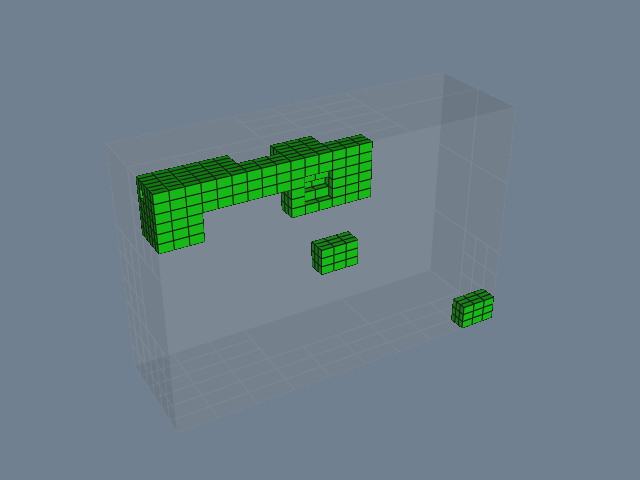

This chart was generated by the following Python code:
#!/usr/bin/env python

# Threshold cells of a hyper tree grid by their depth level using
# vtkHyperTreeGridThreshold and render the result alongside a
# translucent wireframe of the full HTG for context.

# Factory overrides: importing these modules registers the OpenGL rendering
# and interaction style implementations for vtkRenderingCore factory classes.
import vtkmodules.vtkInteractionStyle  # noqa: F401
import vtkmodules.vtkRenderingOpenGL2  # noqa: F401
# VTK pipeline classes used in this example
from vtkmodules.vtkFiltersHyperTree import (
    vtkHyperTreeGridGeometry,
    vtkHyperTreeGridThreshold,
)
from vtkmodules.vtkFiltersSources import vtkHyperTreeGridSource
from vtkmodules.vtkRenderingCore import (
    vtkActor,
    vtkPolyDataMapper,
    vtkRenderWindow,
    vtkRenderWindowInteractor,
    vtkRenderer,
)

# Colors (normalized RGB)
light_gray_rgb = (0.800, 0.800, 0.800)
slate_gray_background_rgb = (0.439, 0.502, 0.565)

# Source: create a 3D hyper tree grid from a text descriptor
descriptor = (
    "RRR .R. .RR ..R ..R .R.|"
    "R.......................... "
    "........................... ........................... "
    ".............R............. ....RR.RR........R......... "
    ".....RRRR.....R.RR......... ........................... "
    "........................... "
    "...........................|"
    "........................... "
    "........................... ........................... "
    "...RR.RR.......RR.......... ........................... "
    "RR......................... ........................... "
    "........................... ........................... "
    "........................... ........................... "
    "........................... ........................... "
    "............RRR............|"
    "........................... "
    "........................... .......RR.................. "
    "........................... ........................... "
    "........................... ........................... "
    "........................... ........................... "
    "........................... "
    "...........................|"
    "........................... "
    "..........................."
)

source = vtkHyperTreeGridSource()
source.SetMaxDepth(6)
source.SetDimensions(4, 4, 3)
source.SetGridScale(1.5, 1.0, 0.7)
source.SetBranchFactor(4)
source.SetDescriptor(descriptor)
source.Update()
source.GetOutput().GetCellData().SetActiveScalars("Depth")

# Filter: keep only cells at depth level 2 (the middle refinement level)
threshold = vtkHyperTreeGridThreshold()
threshold.SetInputConnection(source.GetOutputPort())
threshold.SetLowerThreshold(2.0)
threshold.SetUpperThreshold(2.0)

# Geometry: extract surface of the thresholded HTG
geometry_thresh = vtkHyperTreeGridGeometry()
geometry_thresh.SetInputConnection(threshold.GetOutputPort())

thresh_mapper = vtkPolyDataMapper()
thresh_mapper.SetInputConnection(geometry_thresh.GetOutputPort())
thresh_mapper.SetScalarModeToUseCellFieldData()
thresh_mapper.SelectColorArray("Depth")
thresh_mapper.SetScalarRange(0.0, 4.0)

thresh_actor = vtkActor()
thresh_actor.SetMapper(thresh_mapper)
thresh_actor.GetProperty().EdgeVisibilityOn()
thresh_actor.GetProperty().SetEdgeColor(0.0, 0.0, 0.0)

# Context: translucent wireframe of the full HTG
geometry_full = vtkHyperTreeGridGeometry()
geometry_full.SetInputConnection(source.GetOutputPort())

context_mapper = vtkPolyDataMapper()
context_mapper.SetInputConnection(geometry_full.GetOutputPort())
context_mapper.ScalarVisibilityOff()

context_actor = vtkActor()
context_actor.SetMapper(context_mapper)
context_actor.GetProperty().SetColor(light_gray_rgb)
context_actor.GetProperty().SetOpacity(0.15)
context_actor.GetProperty().EdgeVisibilityOn()
context_actor.GetProperty().SetEdgeColor(0.6, 0.6, 0.6)

# Renderer: assemble the scene and configure the camera
renderer = vtkRenderer()
renderer.AddActor(thresh_actor)
renderer.AddActor(context_actor)
renderer.SetBackground(slate_gray_background_rgb)

# Window: display the rendered scene
render_window = vtkRenderWindow()
render_window.AddRenderer(renderer)
render_window.SetWindowName("hypertreegrid threshold")
render_window.SetMultiSamples(0)
render_window.SetSize(640, 480)

# Interactor: handle mouse and keyboard events
render_window_interactor = vtkRenderWindowInteractor()
render_window_interactor.SetRenderWindow(render_window)

# Scene: configure the camera
renderer.ResetCamera()
renderer.GetActiveCamera().Azimuth(150)
renderer.GetActiveCamera().Elevation(30)
renderer.ResetCameraClippingRange()

render_window_interactor.Initialize()
render_window_interactor.Start()
